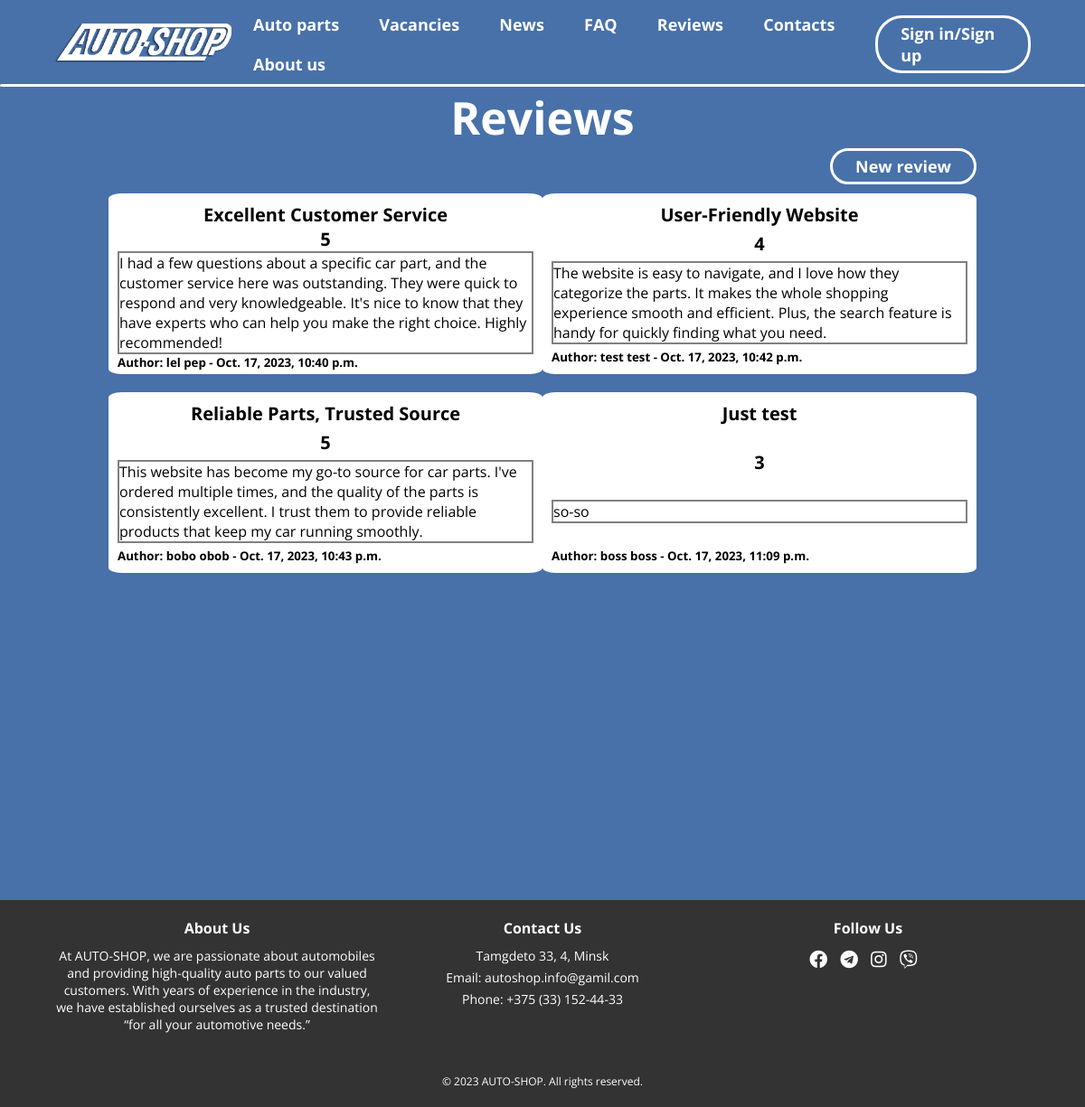
The page /reviews/ on the database as committed earlier.
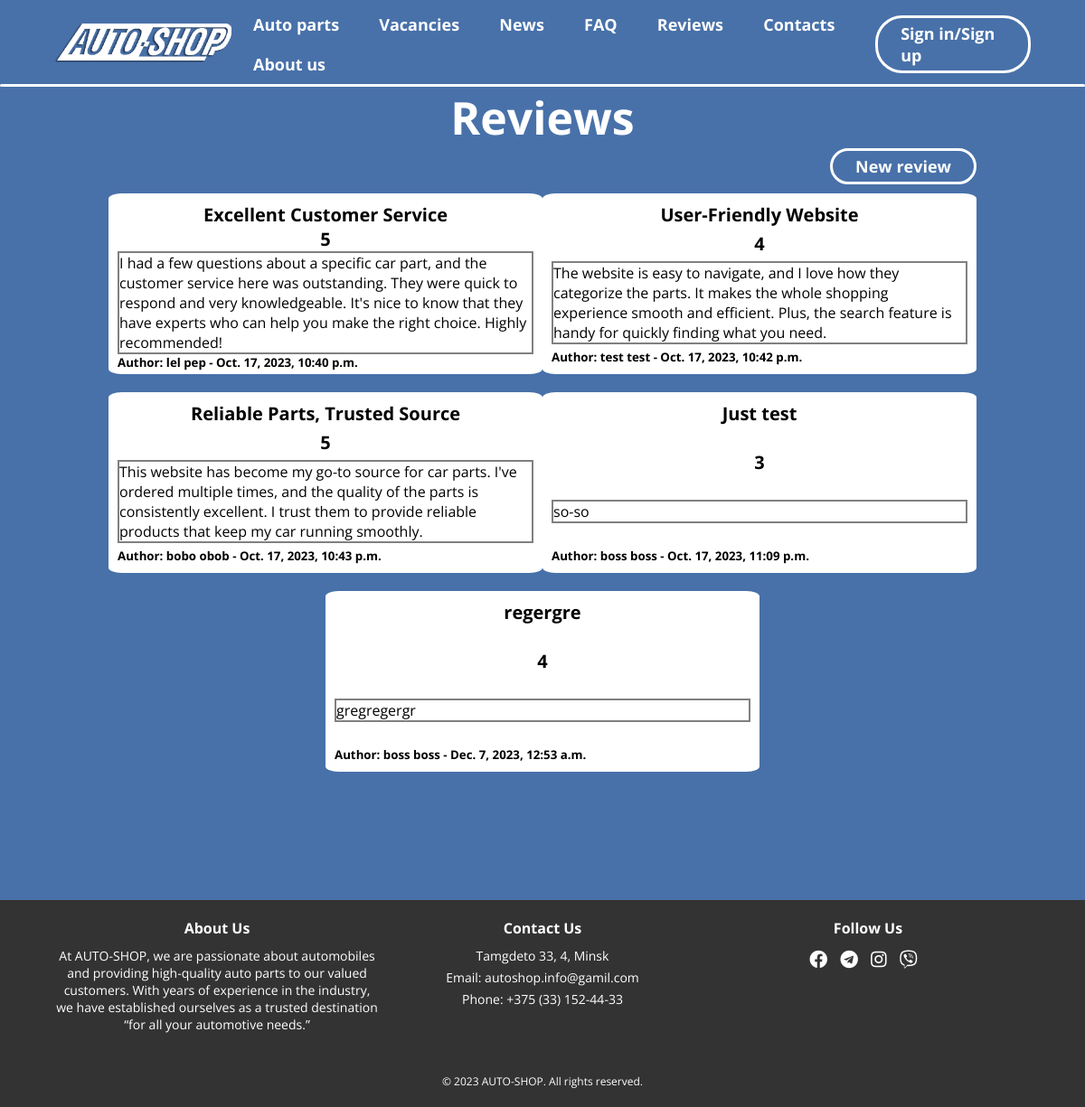
The same page on the database as committed later.
### reviews/models.py (models this page shows, shortened)
class Review(models.Model):
    title = models.CharField(max_length=255, verbose_name="Title")
    rating = models.IntegerField(
        validators=[MinValueValidator(1), MaxValueValidator(5), ], verbose_name="Rating",
    )
    content = models.TextField(verbose_name="Text of review",)
    created_at = models.DateTimeField(default=timezone.now, verbose_name="Date of create")
    author = models.ForeignKey(
        CustomUser, on_delete=models.SET_NULL, null=True, related_name="reviews", verbose_name="Author"
    )

### authorization/models.py (models this page shows, shortened)
class CustomUser(AbstractUser):
    username = None
    email = models.EmailField(_('email address'), unique=True)
    first_name = models.CharField(max_length=100, help_text="Enter first name")
    last_name = models.CharField(max_length=100, help_text="Enter last name")
    date_birth = models.DateField(help_text="")
    phone_number = models.CharField(max_length=50, help_text="Enter phone number")
    objects = CustomUserManager()
    USERNAME_FIELD = 'email'
    REQUIRED_FIELDS = ["first_name", "last_name", "date_birth", "phone_number"]

### reviews/views.py (the view)
# urls.py: path("", ReviewListView.as_view(), name="review-list"),
class ReviewListView(ListView):
    template_name = "reviews/review-list.html"
    model = Review

### reviews/templates/reviews/review-list.html (shortened to what this page needs)
{% extends 'base.html' %}
{% load static %}
{% block content %}
<link rel="stylesheet" href="{% static 'reviews/css/review_list.css' %}">
<div class="container-main">
    <h1 class="review-title">Reviews</h1>
    <a class="btn" href="{% url 'review-create' %}">New review</a>
    <div class="review-list">
        {% for review in review_list %}
        <div class="review">
            <article itemscope itemtype="https://schema.org/UserReview">
                <h2 itemprop="name">{{ review.title }}</h2>
                <h2 itemprop="reviewRating">{{ review.rating }}</h2>
                <p itemprop="reviewBody">{{ review.content }}</p>
                <h5>
                    Author: {{ review.author.first_name }} {{ review.author.last_name }} -
                    <time itemprop="dateCreated" content="{{ review.created_at }}">{{ review.created_at }}</time>
                </h5>
            </article>
        </div>
        {% endfor %}
    </div>
</div>
{% endblock %}

### templates/base.html (shortened to what this page needs)
<!DOCTYPE html>
<html lang="en">
<head>
    {% block head %}
    {% load static %}
    <link rel="stylesheet" type="text/css" href="{% static 'css/base.css' %}">
    <link rel="stylesheet" href="https://cdnjs.cloudflare.com/ajax/libs/font-awesome/5.15.4/css/all.min.css">
    {% endblock %}
</head>
<body>
        <div class="nav-container">
            <nav>
                {% block topbar %}
                <a href="{% url 'home' %}"><img class="logo" src="{% static 'images/autoshop_logo.png' %}"
                        alt="AUTO-SHOP logo"></a>
                <ul>
                    <li><a href="{% url 'product_list' %}">Auto parts</a></li>
                    <li><a href="{% url 'vacancies' %}">Vacancies</a></li>
                    <li><a href="{% url 'news' %}">News</a></li>
                    <li><a href="{% url 'faq' %}">FAQ</a></li>
                    <li><a href="{% url 'review-list' %}">Reviews</a></li>
                    <li><a href="{% url 'contacts' %}">Contacts</a></li>
                    <li><a href="{% url 'about' %}">About us</a></li>
                </ul>
                {% if not user.is_authenticated %}
                <a href="{% url 'signin' %}" class="btn-sign-in-up-out">Sign in/Sign up</a>
                {% else %}
                <a href="{% url 'logout' %}" class="btn-sign-in-up-out">Log out</a>
                {% endif %}
                {% endblock %}
            </nav>
            <div class="nav-underline"></div>
        </div>
    <section>
        <div class="container-content">
            {% block content %}{% endblock %}
        </div>
    </section>
    <footer>
        <div class="footer-content">
            <div class="footer-column">
                <h4>About Us</h4>
                <p>At AUTO-SHOP, we are passionate about automobiles and providing high-quality auto parts to our valued
                    customers. With years of experience in the industry, we have established ourselves as a trusted
                    destination <q cite="http://www.asimovonline.com">for all your automotive needs.</q></p>
            </div>
            <div class="footer-column">
                <h4>Contact Us</h4>
                <p>Tamgdeto 33, 4, Minsk</p>
                <p>Email: autoshop.info@gamil.com</p>
                <p>Phone: +375 (33) 152-44-33</p>
            </div>
            <div class="footer-column">
                <h4>Follow Us</h4>
                <div class="social-icons">
                    <a href="http://facebook.com" target="_blank"><i class="fab fa-facebook"></i></a>
                    <a href="http://telegram.com" target="_blank"><i class="fab fa-telegram"></i></a>
                    <a href="http://instargam.com" target="_blank"><i class="fab fa-instagram"></i></a>
                    <a href="http://viber.com" target="_blank"><i class="fab fa-viber"></i></a>
                </div>
            </div>
        </div>
        <div class="footer-bottom">
            <p>&copy; 2023 AUTO-SHOP. All rights reserved.</p>
        </div>
    </footer>
</body>
</html>

### static/css/base.css (style rules this page uses)
:root { --height-body: 900px; }
* { padding: 0; margin: 0; font-family: 'Open Sans', 'Calibri'; box-sizing: border-box; }
body { background-color: #4871A9; color:white; }
.container-content { min-height: var(--height-body); }
.nav-container { position: sticky; top: 0px; width: 100%; background-color: #4871A9; z-index: 100; }
nav { display: flex; align-items: center; justify-content: space-between; padding-top: 5px; padding-left: 5%; padding-right: 5%; }
.nav-underline { height: 3px; background-color: white; width: 100%; border-radius: 2.5px; }
.logo { width: 200px; height: 50px; cursor: grab; animation: main-logo-rotate 4s linear infinite; }
nav ul li { list-style-type: none; display: inline-block; padding: 10px 20px; }
nav ul li a { color: white; text-decoration: none; font-weight: bold; font-size: 18px; }
.btn-sign-in-up-out { display: inline-block; padding: 5px 25px; background-color: transparent; border: 3px solid white; border-radius: 30px; color: white; font-weight: bold; font-size: 18px; text-decoration: none; transition: .4s; }
footer { background-color: #333; color: #fff; padding: 20px 0; text-align: center; }
.footer-content { display: flex; flex-wrap: wrap; justify-content: center; }
.footer-column { flex-basis: 30%; margin-bottom: 20px; text-align: center; }
.footer-column h4 { font-size: 16px; margin-bottom: 10px; }
.footer-column p { font-size: 14px; margin-bottom: 5px; }
.social-icons a { color: #fff; margin-right: 10px; font-size: 20px; }
.footer-bottom { margin-top: 20px; text-align: center; }
.footer-bottom p { font-size: 12px; }

### reviews/static/reviews/css/review_list.css (style rules this page uses)
.container-main { padding-left: 10%; padding-right: 10%; display: flex; color:black; flex-direction: column; }
.review-list { display: flex; flex-wrap: wrap; align-items: stretch; justify-content: space-around; }
.review-title { text-align: center; font-size: 50px; color: white; }
.review { margin: 10px 0 10px 0; }
.btn { align-self: flex-end; padding: 5px 25px; background-color: transparent; border: 3px solid white; border-radius: 30px; color: white; font-weight: bold; font-size: 18px; text-decoration: none; transition: .4s; }

Rows that differ between the two databases and show on the page:
added Review: title "regergre", rating "4", content "gregregergr", author.first_name "boss", author.last_name "boss", created_at "Dec. 7, 2023, 12:53 a.m."
